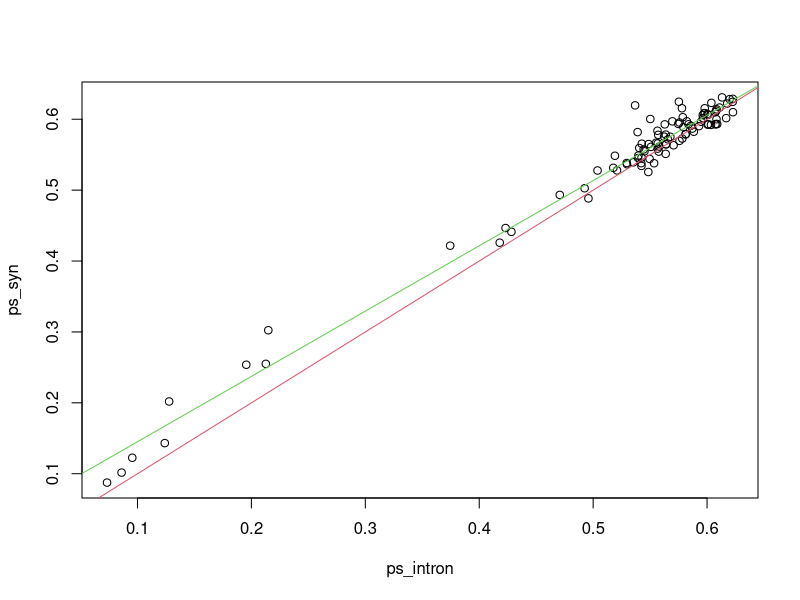
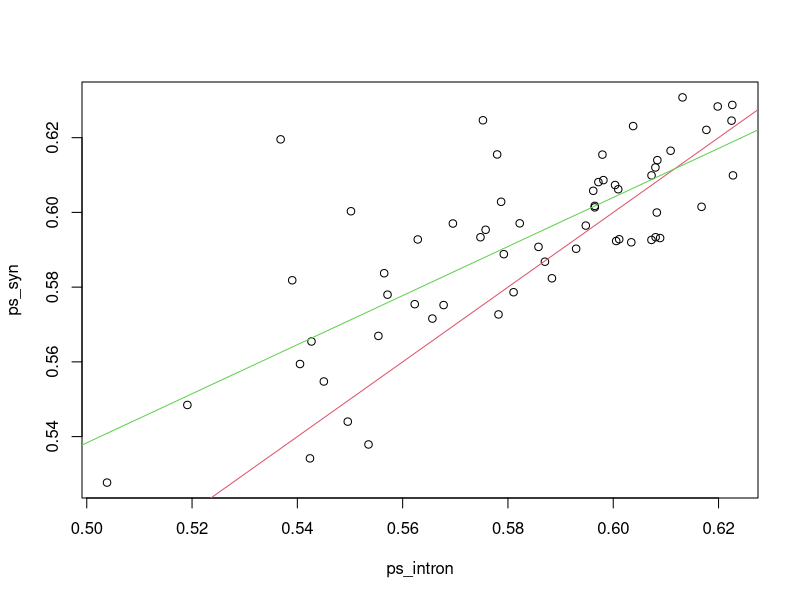
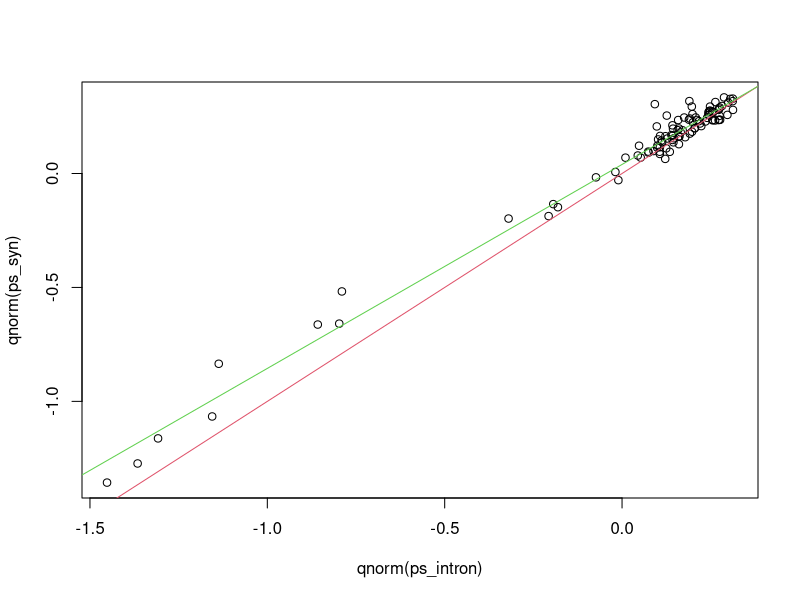

The R script that drew these images, in order:
# LT 13/10/2022

# preliminary CAPS work

# Objective: test whether the proportion of singletons observed per context
# differ between synonymous variants and intronic variants
# using gnomAD v2.1 exome data

require(tidyverse)

syn = read_tsv("files/syn_by_context.tsv")
intron = read_tsv("files/intronic_by_context.tsv")

# join synonymous and intronic data
exomes = intron %>%
  rename(s_intron = singleton_count, n_intron = variant_count) %>%
  inner_join(syn, by='mu') %>%
  rename(s_syn = singleton_count, n_syn = variant_count) %>%
  select(s_intron, n_intron, s_syn, n_syn) %>%
  mutate(ps_intron = s_intron/n_intron, ps_syn = s_syn/n_syn)

plot(ps_syn ~ ps_intron, data=exomes)
abline(a = 0, b = 1, col = 2)

m.0 <- lm(ps_syn ~ 0 + offset(ps_intron), data=exomes)
m.1 <- lm(ps_syn ~ offset(ps_intron) + ps_intron, data=exomes)
anova(m.0, m.1)
abline(lm(ps_syn ~ ps_intron, data=exomes), col=3)

# which observations have high leverage ?
syn[order(hatvalues(m.1), decreasing =TRUE)[1:12],]

# as expected all CpG transitions

# any very small p-values
pvals <- exomes %>% rowwise() %>% mutate(pval = prop.test(c(s_intron, s_syn),c(n_intron, n_syn))$p.value)
sort(pvals$pval) [1:10]
# no way the identify line could be the favored model
# with that many very low p-values

# explore a model on transversions only

transv = intron %>%
  rename(s_intron = singleton_count, n_intron = variant_count) %>%
  filter(variant_type == "transversion") %>%
  inner_join(syn, by='mu') %>%
  rename(s_syn = singleton_count, n_syn = variant_count) %>%
  select(s_intron, n_intron, s_syn, n_syn) %>%
  mutate(ps_intron = s_intron/n_intron, ps_syn = s_syn/n_syn)

plot(ps_syn ~ ps_intron, data=transv)
abline(a = 0, b = 1, col = 2)
m.0 <- lm(ps_syn ~ 0 + offset(ps_intron), data=transv)
m.1 <- lm(ps_syn ~ offset(ps_intron) + ps_intron, data=transv)
anova(m.0, m.1)
abline(lm(ps_syn ~ ps_intron, data=transv), col=3)

# a simplest likelihood ratio test toi confirm intuition
# compare a model with one rate per context with a model with two rates

LL.null = sum(dbinom(exomes$s_intron,
                     exomes$n_intron,
                     (exomes$s_intron+exomes$s_syn)/(exomes$n_intron+exomes$n_syn),
                     log = TRUE),
              dbinom(exomes$s_syn,
                     exomes$n_syn,
                     (exomes$s_intron+exomes$s_syn)/(exomes$n_intron+exomes$n_syn),
                     log = TRUE))
LL.alt = sum(dbinom(exomes$s_intron, exomes$n_intron, exomes$s_intron/exomes$n_intron, log=TRUE),
             dbinom(exomes$s_syn, exomes$n_syn, exomes$s_syn/exomes$n_syn, log=TRUE))
pchisq(2*(LL.alt-LL.null), 100)
# model with 2 rates per context is better

# explore linear model on probit scale
plot(qnorm(ps_syn) ~ qnorm(ps_intron), data=exomes)
abline(a = 0, b = 1, col = 2)
m.0 <- lm(qnorm(ps_syn) ~ 0 + offset(qnorm(ps_intron)), data=exomes)
m.1 <- lm(qnorm(ps_syn) ~ offset(qnorm(ps_intron)) + qnorm(ps_intron), data=exomes)
anova(m.0, m.1)
abline(lm(qnorm(ps_syn) ~ qnorm(ps_intron), data=exomes), col=3)
